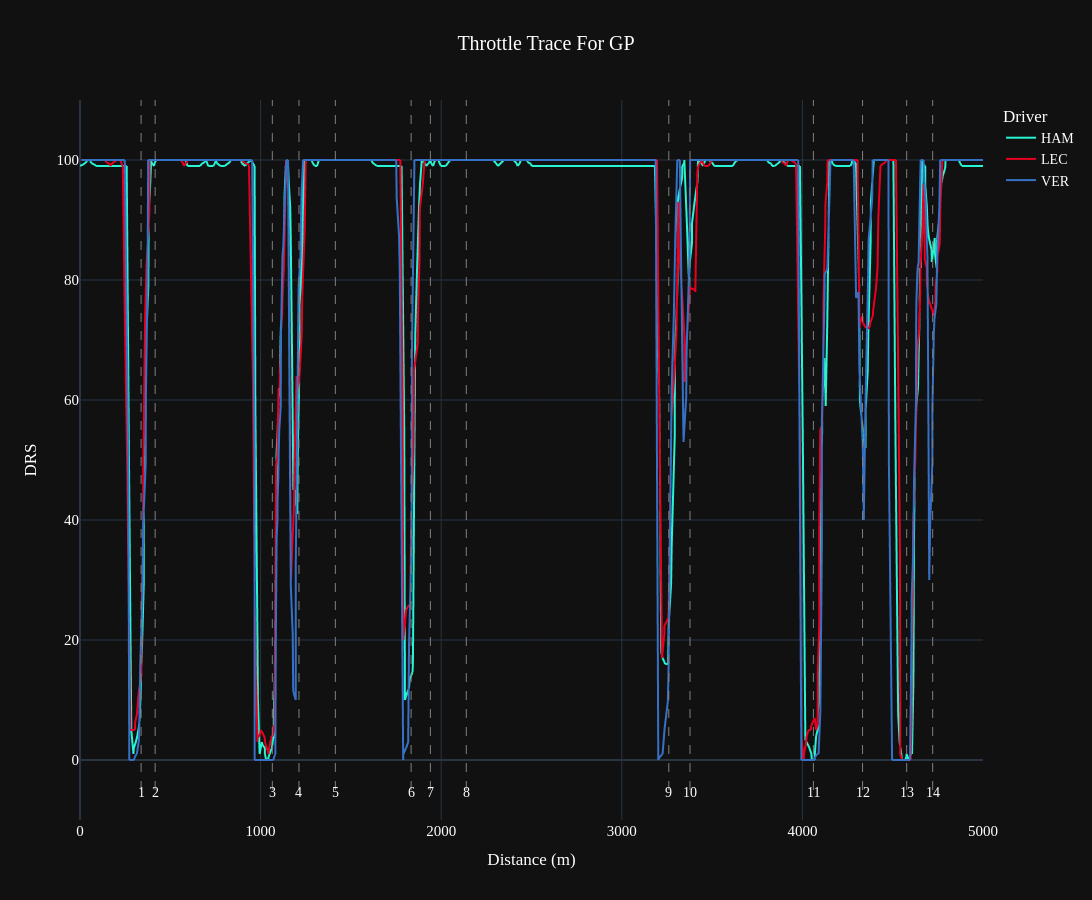

Here is the notebook cell this chart was saved with:
### Code cell
fig_throttle=px.line(data_frame=track2[(track2['Driver'].isin(['HAM','VER','LEC'])&(track2['LapRank']==1.0))], x="Dist_Diff_Sum", y="Throttle",
           color="Driver", hover_name="Driver",
           height=900, width=1800,
           template="plotly_dark",
           title="Throttle Trace For GP",
           color_discrete_map={
                 "ALB": "#64C4FF",
                 "ALO": "#229971",
                 "BOT": "#52e252",
                 "GAS": "#0093cc",
                 "HAM": "#27F4D2",
                 "HUL": "#B6BABD",
                 "LEC": "#E80020",
                 "MAG": "#B6BABD",
                 "NOR": "#FF8000",
                 "OCO": "#0093cc",
                 "PER": "#3671C6",
                 "PIA": "#FF8000",
                 "RIC": "#6692FF",
                 "RUS": "#27F4D2",
                 "SAI": "#E80020",
                 "SAR": "#37BEDD",
                 "STR": "#229971",
                 "TSU": "#6692FF",
                 "VER": "#3671C6",
                 "ZHO": "#52e252"
          }
          )

fig_throttle.update_layout(
    xaxis_title="Distance (m)",
    yaxis_title="DRS",
)

v_min = track2['Throttle'].min()
v_max = track2['Throttle'].max()
corner_distance=circuit_info.corners['Distance']

for k in corner_distance:
  fig_throttle.add_shape(type='line',
                yref="y",
                xref="x",
                x0=k,
                y0=v_min-5,
                x1=k,
                y1=v_max+20,
                line_width=1,
                line_dash="dash",
                line_color="grey")
fig_throttle.update_xaxes(range=[0, 5000])
fig_throttle.update_yaxes(range=[-10, 110])

for _, corner in circuit_info.corners.iterrows():
    txt = f"{corner['Number']}{corner['Letter']}"
    fig_throttle.add_annotation(x=corner['Distance'], y=v_min-7, text=txt, showarrow=False, yshift=10)

fig_throttle.update_layout(
   title_x=0.5,
   hoverlabel=dict(
        bgcolor="white",
        font_size=16,
        font_family="PT Sans Narrow"
    ),
    yaxis = dict(tickfont = dict(size=15)),
    xaxis = dict(tickfont = dict(size=15)),
    font=dict(
        family="PT Sans Narrow",
        size=14,
        color="White"
    ),
    title_font_family="PT Sans Narrow"
#  "Arial", "Balto", "Courier New", "Droid Sans", "Droid Serif", "Droid Sans Mono", "Gravitas One", "Old Standard TT", "Open Sans", "Overpass", "PT Sans Narrow", "Raleway", "Times New Roman"
)

fig_throttle.show()

### Figure 1 — Plotly figure (JSON) as saved in the notebook; plotly's stock layout.template omitted (floating-point values rounded to 4 significant figures; data arrays with more than 128 entries replaced by an {"elided": "..."} marker saying what was removed)
{"data": [{"hovertemplate": "<b>%{hovertext}</b><br><br>Driver=HAM<br>Dist_Diff_Sum=%{x}<br>Throttle=%{y}<extra></extra>", "hovertext": {"elided": "580 str values"}, "legendgroup": "HAM", "line": {"color": "#27F4D2", "dash": "solid"}, "marker": {"symbol": "circle"}, "mode": "lines", "name": "HAM", "showlegend": true, "type": "scattergl", "x": {"elided": "580 float values"}, "xaxis": "x", "y": {"elided": "580 float values"}, "yaxis": "y"}, {"hovertemplate": "<b>%{hovertext}</b><br><br>Driver=LEC<br>Dist_Diff_Sum=%{x}<br>Throttle=%{y}<extra></extra>", "hovertext": {"elided": "573 str values"}, "legendgroup": "LEC", "line": {"color": "#E80020", "dash": "solid"}, "marker": {"symbol": "circle"}, "mode": "lines", "name": "LEC", "showlegend": true, "type": "scattergl", "x": {"elided": "573 float values"}, "xaxis": "x", "y": {"elided": "573 float values"}, "yaxis": "y"}, {"hovertemplate": "<b>%{hovertext}</b><br><br>Driver=VER<br>Dist_Diff_Sum=%{x}<br>Throttle=%{y}<extra></extra>", "hovertext": {"elided": "562 str values"}, "legendgroup": "VER", "line": {"color": "#3671C6", "dash": "solid"}, "marker": {"symbol": "circle"}, "mode": "lines", "name": "VER", "showlegend": true, "type": "scattergl", "x": {"elided": "562 float values"}, "xaxis": "x", "y": {"elided": "562 float values"}, "yaxis": "y"}], "layout": {"annotations": [{"showarrow": false, "text": "1", "x": 338.2, "y": -7, "yshift": 10}, {"showarrow": false, "text": "2", "x": 416.1, "y": -7, "yshift": 10}, {"showarrow": false, "text": "3", "x": 1065.0, "y": -7, "yshift": 10}, {"showarrow": false, "text": "4", "x": 1212.0, "y": -7, "yshift": 10}, {"showarrow": false, "text": "5", "x": 1414.0, "y": -7, "yshift": 10}, {"showarrow": false, "text": "6", "x": 1833.0, "y": -7, "yshift": 10}, {"showarrow": false, "text": "7", "x": 1940.0, "y": -7, "yshift": 10}, {"showarrow": false, "text": "8", "x": 2139.0, "y": -7, "yshift": 10}, {"showarrow": false, "text": "9", "x": 3260.0, "y": -7, "yshift": 10}, {"showarrow": false, "text": "10", "x": 3378.0, "y": -7, "yshift": 10}, {"showarrow": false, "text": "11", "x": 4061.0, "y": -7, "yshift": 10}, {"showarrow": false, "text": "12", "x": 4333.0, "y": -7, "yshift": 10}, {"showarrow": false, "text": "13", "x": 4577.0, "y": -7, "yshift": 10}, {"showarrow": false, "text": "14", "x": 4721.0, "y": -7, "yshift": 10}], "font": {"color": "White", "family": "PT Sans Narrow", "size": 14}, "height": 900, "hoverlabel": {"bgcolor": "white", "font": {"family": "PT Sans Narrow", "size": 16}}, "legend": {"title": {"text": "Driver"}, "tracegroupgap": 0}, "shapes": [{"line": {"color": "grey", "dash": "dash", "width": 1}, "type": "line", "x0": 338.2, "x1": 338.2, "xref": "x", "y0": -5, "y1": 124, "yref": "y"}, {"line": {"color": "grey", "dash": "dash", "width": 1}, "type": "line", "x0": 416.1, "x1": 416.1, "xref": "x", "y0": -5, "y1": 124, "yref": "y"}, {"line": {"color": "grey", "dash": "dash", "width": 1}, "type": "line", "x0": 1065.0, "x1": 1065.0, "xref": "x", "y0": -5, "y1": 124, "yref": "y"}, {"line": {"color": "grey", "dash": "dash", "width": 1}, "type": "line", "x0": 1212.0, "x1": 1212.0, "xref": "x", "y0": -5, "y1": 124, "yref": "y"}, {"line": {"color": "grey", "dash": "dash", "width": 1}, "type": "line", "x0": 1414.0, "x1": 1414.0, "xref": "x", "y0": -5, "y1": 124, "yref": "y"}, {"line": {"color": "grey", "dash": "dash", "width": 1}, "type": "line", "x0": 1833.0, "x1": 1833.0, "xref": "x", "y0": -5, "y1": 124, "yref": "y"}, {"line": {"color": "grey", "dash": "dash", "width": 1}, "type": "line", "x0": 1940.0, "x1": 1940.0, "xref": "x", "y0": -5, "y1": 124, "yref": "y"}, {"line": {"color": "grey", "dash": "dash", "width": 1}, "type": "line", "x0": 2139.0, "x1": 2139.0, "xref": "x", "y0": -5, "y1": 124, "yref": "y"}, {"line": {"color": "grey", "dash": "dash", "width": 1}, "type": "line", "x0": 3260.0, "x1": 3260.0, "xref": "x", "y0": -5, "y1": 124, "yref": "y"}, {"line": {"color": "grey", "dash": "dash", "width": 1}, "type": "line", "x0": 3378.0, "x1": 3378.0, "xref": "x", "y0": -5, "y1": 124, "yref": "y"}, {"line": {"color": "grey", "dash": "dash", "width": 1}, "type": "line", "x0": 4061.0, "x1": 4061.0, "xref": "x", "y0": -5, "y1": 124, "yref": "y"}, {"line": {"color": "grey", "dash": "dash", "width": 1}, "type": "line", "x0": 4333.0, "x1": 4333.0, "xref": "x", "y0": -5, "y1": 124, "yref": "y"}, {"line": {"color": "grey", "dash": "dash", "width": 1}, "type": "line", "x0": 4577.0, "x1": 4577.0, "xref": "x", "y0": -5, "y1": 124, "yref": "y"}, {"line": {"color": "grey", "dash": "dash", "width": 1}, "type": "line", "x0": 4721.0, "x1": 4721.0, "xref": "x", "y0": -5, "y1": 124, "yref": "y"}], "title": {"font": {"family": "PT Sans Narrow"}, "text": "Throttle Trace For GP", "x": 0.5}, "width": 1800, "xaxis": {"anchor": "y", "domain": [0, 1], "range": [0, 5000], "tickfont": {"size": 15}, "title": {"text": "Distance (m)"}}, "yaxis": {"anchor": "x", "domain": [0, 1], "range": [-10, 110], "tickfont": {"size": 15}, "title": {"text": "DRS"}}}}
